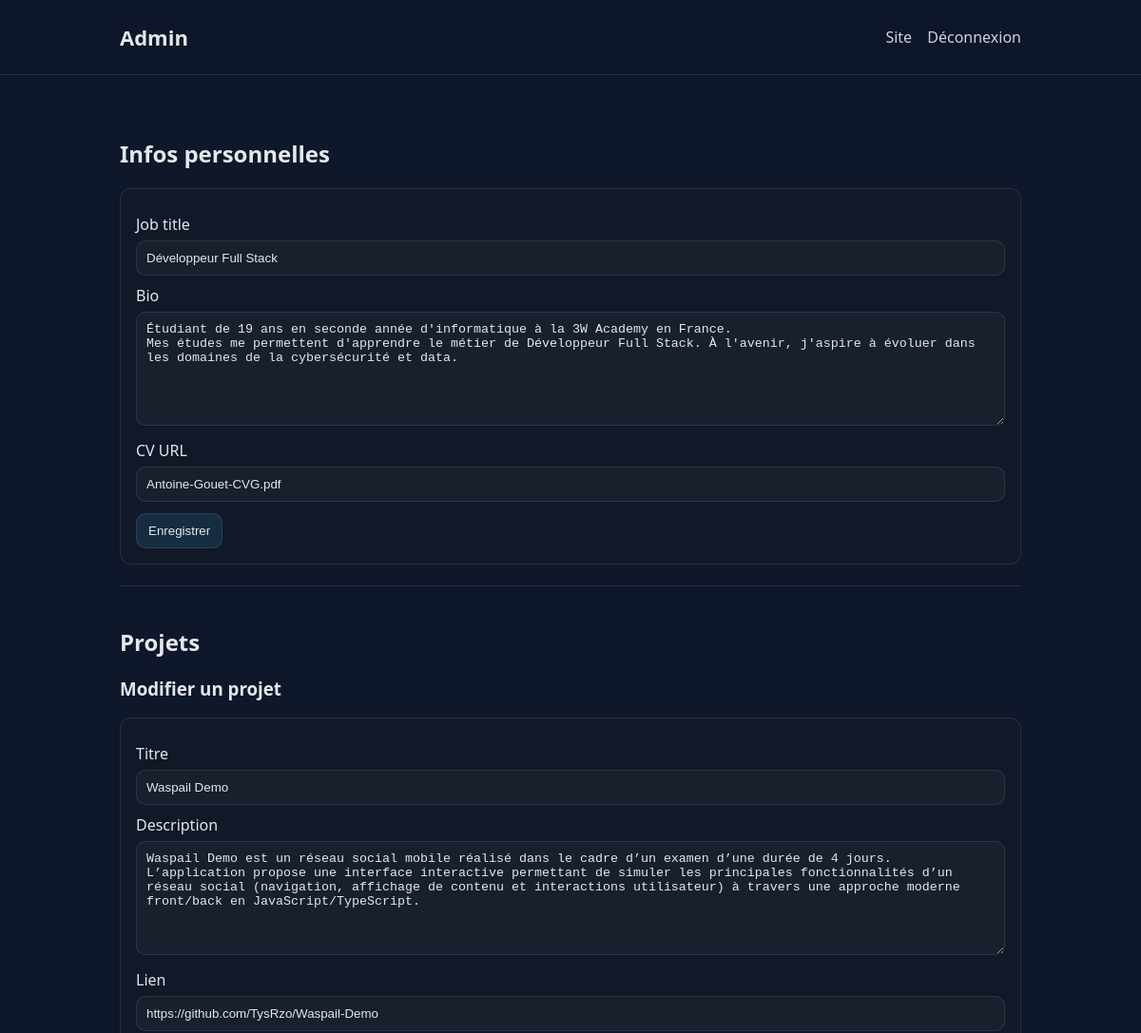
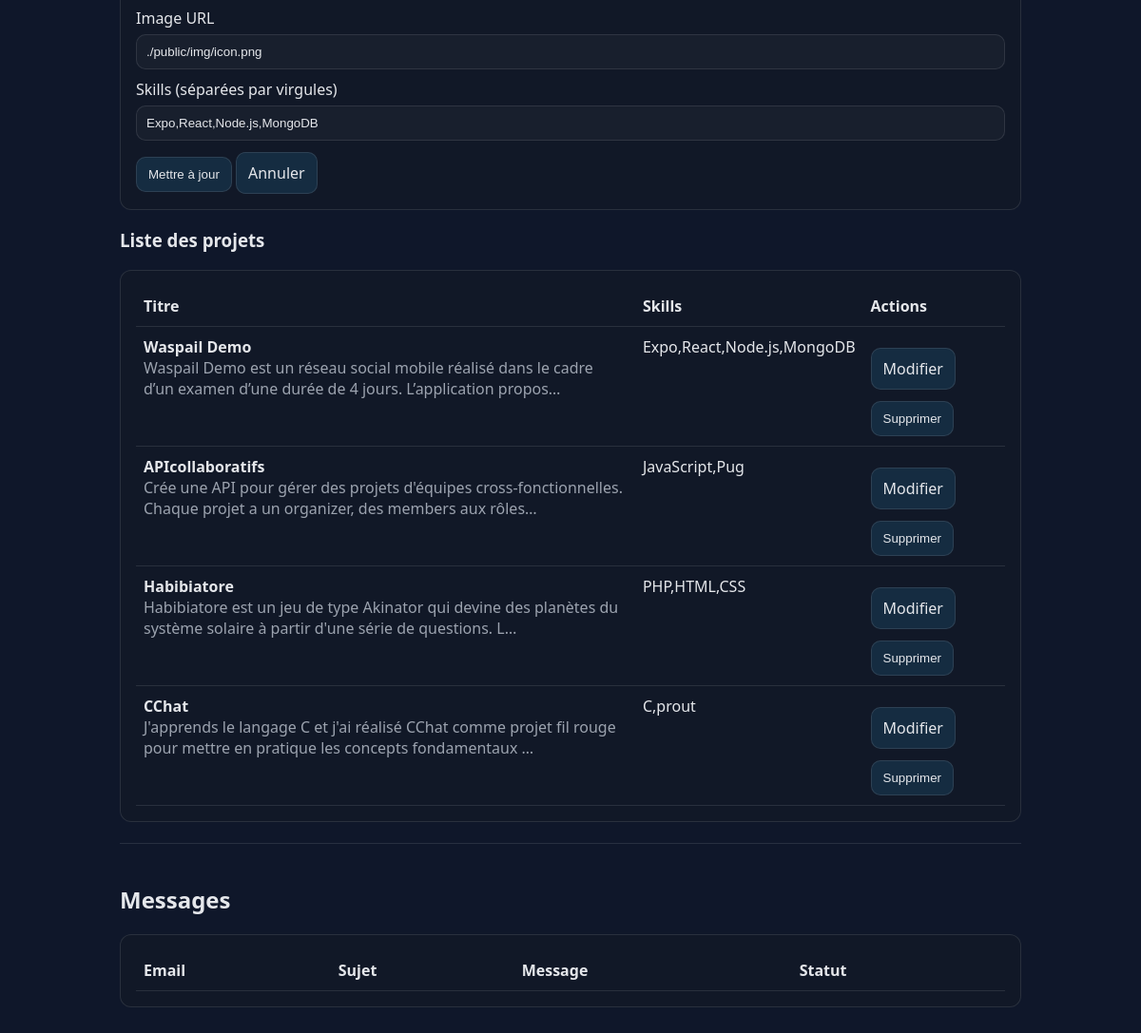
The page /admin.php?edit_project=4 (signed in) on the database its author committed (2 pictures, top to bottom).
### tables this page shows
CREATE TABLE `user` (
  `id_user` int NOT NULL,
  `email` varchar(255) NOT NULL,
  `password_hash` varchar(255) NOT NULL,
  `job_title` varchar(255) NOT NULL,
  `bio` text,
  `cv_url` varchar(255) DEFAULT NULL
);

CREATE TABLE `project` (
  `id_project` int NOT NULL,
  `title` varchar(255) NOT NULL,
  `description` text NOT NULL,
  `link_url` varchar(255) DEFAULT NULL,
  `image_url` varchar(255) DEFAULT NULL
);

### public/view.php (called while the page is built, shortened)
<?php
function render(string $view, array $params = [], string $layout = 'layout'): void
{
    $baseDir = __DIR__;
    $viewPath = $baseDir . '/templates/' . $view . '.phtml';
    extract($params, EXTR_SKIP);
    require $viewPath;
}

### admin.php (called while the page is built, shortened)
<?php
$pdo = db();
$stmt = $pdo->prepare('SELECT id_user, email, job_title, bio, cv_url FROM user WHERE id_user = :id LIMIT 1');
$stmt->execute([':id' => (int) $_SESSION['user_id']]);
$currentUser = $stmt->fetch();
$notice = null;
$error = null;
$sqlProjects = <<<SQL
SELECT
    p.id_project,
    p.title,
    p.description,
    p.link_url,
    p.image_url,
    GROUP_CONCAT(s.name SEPARATOR ',') AS skill_list
FROM project p
LEFT JOIN project_skill ps ON p.id_project = ps.project_id
LEFT JOIN skill s ON ps.skill_id = s.id_skill
GROUP BY p.id_project
ORDER BY p.id_project DESC
SQL;
$projects = $pdo->query($sqlProjects)->fetchAll();
$messages = $pdo->query('SELECT id_message, email, subject, message, is_read FROM contact_message ORDER BY id_message DESC')->fetchAll();
$editId = (int)($_GET['edit_project'] ?? 0);
$projectToEdit = null;
if ($editId > 0) {
    $sqlEdit = <<<SQL
SELECT
    p.id_project,
    p.title,
    p.description,
    p.link_url,
    p.image_url,
    GROUP_CONCAT(s.name SEPARATOR ',') AS skill_list
FROM project p
LEFT JOIN project_skill ps ON p.id_project = ps.project_id
LEFT JOIN skill s ON ps.skill_id = s.id_skill
WHERE p.id_project = :id
GROUP BY p.id_project
SQL;
    $stmt = $pdo->prepare($sqlEdit);
    $stmt->execute([':id' => $editId]);
    $projectToEdit = $stmt->fetch();
}
render('admin', [
    'pageTitle' => 'Admin',
    'brandTitle' => 'Admin',
    'navLinks' => [
        ['href' => 'index.php', 'label' => 'Site'],
        ['href' => 'admin.php?action=logout', 'label' => 'Déconnexion'],
    ],
    'currentUser' => $currentUser,
    'projects' => $projects,
    'messages' => $messages,
    'projectToEdit' => $projectToEdit,
    'notice' => $notice,
    'error' => $error,
]);

### lib/security.php (called while the page is built, shortened)
<?php
function e(?string $value): string
{
    return htmlspecialchars($value ?? '', ENT_QUOTES | ENT_SUBSTITUTE, 'UTF-8');
}

### public/templates/admin.phtml (the view, shortened to what this page needs)
<main class="container">
  <section>
    <h2>Infos personnelles</h2>
    <form method="post" class="card" novalidate>
      <label for="job_title">Job title</label>
      <input id="job_title" name="job_title" type="text" required value="<?= e($currentUser['job_title'] ?? ''); ?>">
      <label for="bio">Bio</label>
      <textarea id="bio" name="bio"><?= e($currentUser['bio'] ?? ''); ?></textarea>
      <label for="cv_url">CV URL</label>
      <input id="cv_url" name="cv_url" type="text" value="<?= e($currentUser['cv_url'] ?? ''); ?>">
      <button class="btn" type="submit">Enregistrer</button>
    </form>
  </section>
  <section>
    <h2>Projets</h2>
    <?php if ($projectToEdit): ?>
      <h3>Modifier un projet</h3>
      <form method="post" class="card" novalidate>
        <label for="title_e">Titre</label>
        <input id="title_e" name="title" type="text" required value="<?= e($projectToEdit['title']); ?>">
        <label for="description_e">Description</label>
        <textarea id="description_e" name="description" required><?= e($projectToEdit['description']); ?></textarea>
        <label for="link_url_e">Lien</label>
        <input id="link_url_e" name="link_url" type="text" value="<?= e($projectToEdit['link_url'] ?? ''); ?>">
        <label for="image_url_e">Image URL</label>
        <input id="image_url_e" name="image_url" type="text" value="<?= e($projectToEdit['image_url'] ?? ''); ?>">
        <label for="skill_list_e">Skills (séparées par virgules)</label>
        <input id="skill_list_e" name="skill_list" type="text" required value="<?= e($projectToEdit['skill_list']); ?>">
        <button class="btn" type="submit">Mettre à jour</button>
        <a class="btn" href="admin.php">Annuler</a>
      </form>
    <?php endif; ?>
    <h3>Liste des projets</h3>
    <div class="card">
      <table class="table">
        <thead>
          <tr>
            <th>Titre</th>
            <th>Skills</th>
            <th>Actions</th>
          </tr>
        </thead>
        <tbody>
        <?php foreach ($projects as $p): ?>
          <tr>
            <td>
              <strong><?= e($p['title']); ?></strong>
              <div class="muted"><?= e(mb_strimwidth($p['description'], 0, 120, '…')); ?></div>
            </td>
            <td><?= e($p['skill_list']); ?></td>
            <td>
              <a class="btn" href="admin.php?edit_project=<?= (int)$p['id_project']; ?>">Modifier</a>
              <form method="post" style="display:inline" onsubmit="return confirm('Supprimer ce projet ?');">
                <button class="btn" type="submit">Supprimer</button>
              </form>
            </td>
          </tr>
        <?php endforeach; ?>
        </tbody>
      </table>
    </div>
  </section>
  <section>
    <h2>Messages</h2>
    <div class="card">
      <table class="table">
        <thead>
          <tr>
            <th>Email</th>
            <th>Sujet</th>
            <th>Message</th>
            <th>Statut</th>
          </tr>
        </thead>
      </table>
    </div>
  </section>
</main>

### public/css/style.css (style rules this page uses)
:root { --max: 980px; --bg: #0f172a; --card: #111827; --text: #e5e7eb; --muted: #9ca3af; --border: rgba(255,255,255,.10); --accent: #38bdf8; }
* { box-sizing: border-box; }
body { margin: 0; font-family: system-ui, -apple-system, Segoe UI, Roboto, sans-serif; background: var(--bg); color: var(--text); }
a { color: var(--accent); text-decoration: none; }
.container { max-width: var(--max); margin: 0 auto; padding: 24px 16px; }
section { padding: 22px 0; border-bottom: 1px solid var(--border); }
section:last-child { border-bottom: 0; }
.card { background: var(--card); border: 1px solid var(--border); border-radius: 12px; padding: 16px; }
.muted { color: var(--muted); }
label { display: block; margin: 10px 0 6px; }
input, textarea { width: 100%; padding: 10px; border-radius: 10px; border: 1px solid var(--border); background: rgba(255,255,255,.03); color: var(--text); }
textarea { min-height: 120px; resize: vertical; }
.btn { display: inline-block; margin-top: 12px; padding: 10px 12px; border-radius: 10px; border: 1px solid var(--border); background: rgba(56,189,248,.12); color: var(--text); cursor: pointer; }
.table { width: 100%; border-collapse: collapse; }
.table th, .table td { border-bottom: 1px solid var(--border); padding: 10px 8px; text-align: left; vertical-align: top; }

### rows shown on the page
user: job_title "Développeur Full Stack", bio "Étudiant de 19 ans en seconde année d'informatique à la 3W Academy en France. Mes études me permettent d'apprendre le métier de Développeur Full Stack. À l'avenir, j'aspire à évoluer dans les domaines de la cybersécurité et data.", cv_url "Antoine-Gouet-CVG.pdf"
project: title "Waspail Demo", description "Waspail Demo est un réseau social mobile réalisé dans le cadre d’un examen d’une durée de 4 jours. L’application propose une interface interactive permettant de simuler les principales fonctionnalités d’un réseau social (navigation, affichage de contenu et interactions utilisateur) à travers une approche moderne front/back en JavaScript/TypeScript.", link_url "https://github.com/TysRzo/Waspail-Demo", image_url "./public/img/icon.png", description "Waspail Demo est un réseau social mobile réalisé dans le cadre d’un examen d’une durée de 4 jours. L’application propos…", skill_list "Expo,React,Node.js,MongoDB"
project: title "APIcollaboratifs", description "Crée une API pour gérer des projets d'équipes cross-fonctionnelles. Chaque projet a un organizer, des members aux rôles…", skill_list "JavaScript,Pug"
project: title "Habibiatore", description "Habibiatore est un jeu de type Akinator qui devine des planètes du système solaire à partir d'une série de questions. L…", skill_list "PHP,HTML,CSS"
project: title "CChat", description "J'apprends le langage C et j'ai réalisé CChat comme projet fil rouge pour mettre en pratique les concepts fondamentaux …", skill_list "C,prout"

### other values the page prints
$brandTitle "Admin"
$link['label'] "Site"
$link['label'] "Déconnexion"
